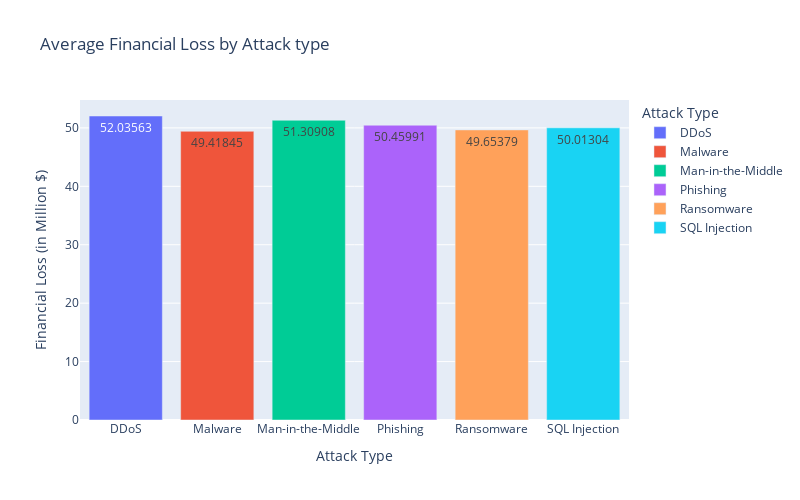

The cell this chart's notebook holds for it:
### Markdown cell above
## **Bivariate Analysis**

### **Financial Loss of Attack Type**

### Code cell
attack_loss = df.groupby('Attack Type')['Financial Loss (in Million $)'].mean().reset_index()

plt = px.bar(
    attack_loss,
    x = 'Attack Type',
    y = 'Financial Loss (in Million $)',
    title = 'Average Financial Loss by Attack type',
    color='Attack Type',
    text_auto=True,
    width=800,
    height=500


)

plt.show()

### Figure 1 — Plotly figure (JSON) as saved in the notebook; plotly's stock layout.template omitted (floating-point values rounded to 4 significant figures)
{"data": [{"hovertemplate": "Attack Type=%{x}<br>Financial Loss (in Million $)=%{y}<extra></extra>", "legendgroup": "DDoS", "marker": {"color": "#636efa", "pattern": {"shape": ""}}, "name": "DDoS", "orientation": "v", "showlegend": true, "textposition": "auto", "texttemplate": "%{y}", "type": "bar", "x": ["DDoS"], "xaxis": "x", "y": [52.04], "yaxis": "y"}, {"hovertemplate": "Attack Type=%{x}<br>Financial Loss (in Million $)=%{y}<extra></extra>", "legendgroup": "Malware", "marker": {"color": "#EF553B", "pattern": {"shape": ""}}, "name": "Malware", "orientation": "v", "showlegend": true, "textposition": "auto", "texttemplate": "%{y}", "type": "bar", "x": ["Malware"], "xaxis": "x", "y": [49.42], "yaxis": "y"}, {"hovertemplate": "Attack Type=%{x}<br>Financial Loss (in Million $)=%{y}<extra></extra>", "legendgroup": "Man-in-the-Middle", "marker": {"color": "#00cc96", "pattern": {"shape": ""}}, "name": "Man-in-the-Middle", "orientation": "v", "showlegend": true, "textposition": "auto", "texttemplate": "%{y}", "type": "bar", "x": ["Man-in-the-Middle"], "xaxis": "x", "y": [51.31], "yaxis": "y"}, {"hovertemplate": "Attack Type=%{x}<br>Financial Loss (in Million $)=%{y}<extra></extra>", "legendgroup": "Phishing", "marker": {"color": "#ab63fa", "pattern": {"shape": ""}}, "name": "Phishing", "orientation": "v", "showlegend": true, "textposition": "auto", "texttemplate": "%{y}", "type": "bar", "x": ["Phishing"], "xaxis": "x", "y": [50.46], "yaxis": "y"}, {"hovertemplate": "Attack Type=%{x}<br>Financial Loss (in Million $)=%{y}<extra></extra>", "legendgroup": "Ransomware", "marker": {"color": "#FFA15A", "pattern": {"shape": ""}}, "name": "Ransomware", "orientation": "v", "showlegend": true, "textposition": "auto", "texttemplate": "%{y}", "type": "bar", "x": ["Ransomware"], "xaxis": "x", "y": [49.65], "yaxis": "y"}, {"hovertemplate": "Attack Type=%{x}<br>Financial Loss (in Million $)=%{y}<extra></extra>", "legendgroup": "SQL Injection", "marker": {"color": "#19d3f3", "pattern": {"shape": ""}}, "name": "SQL Injection", "orientation": "v", "showlegend": true, "textposition": "auto", "texttemplate": "%{y}", "type": "bar", "x": ["SQL Injection"], "xaxis": "x", "y": [50.01], "yaxis": "y"}], "layout": {"barmode": "relative", "height": 500, "legend": {"title": {"text": "Attack Type"}, "tracegroupgap": 0}, "title": {"text": "Average Financial Loss by Attack type"}, "width": 800, "xaxis": {"anchor": "y", "categoryarray": ["DDoS", "Malware", "Man-in-the-Middle", "Phishing", "Ransomware", "SQL Injection"], "categoryorder": "array", "domain": [0, 1], "title": {"text": "Attack Type"}}, "yaxis": {"anchor": "x", "domain": [0, 1], "title": {"text": "Financial Loss (in Million $)"}}}}
